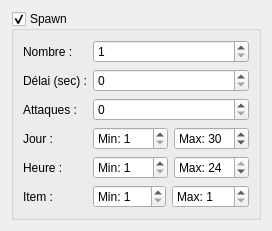
     <widget class="QWidget" name="tabSpawn">
      <property name="enabled">
       <bool>true</bool>
      </property>
      <attribute name="title">
       <string>Spawn</string>
      </attribute>
      <layout class="QVBoxLayout" name="verticalLayout_2">
       <item>
        <widget class="QGroupBox" name="spawn">
         <property name="title">
          <string>Spawn</string>
         </property>
         <property name="checkable">
          <bool>true</bool>
         </property>
         <layout class="QFormLayout" name="formLayout">
          <item row="0" column="0">
           <widget class="QLabel" name="label">
            <property name="text">
             <string>Nombre :</string>
            </property>
           </widget>
          </item>
          <item row="0" column="1">
           <widget class="QSpinBox" name="spawnCount">
            <property name="minimum">
             <number>1</number>
            </property>
            <property name="maximum">
             <number>2147483647</number>
            </property>
           </widget>
          </item>
          <item row="1" column="0">
           <widget class="QLabel" name="label_2">
            <property name="text">
             <string>Délai (sec) :</string>
            </property>
           </widget>
          </item>
          <item row="1" column="1">
           <widget class="QSpinBox" name="spawnTime">
            <property name="maximum">
             <number>2147483647</number>
            </property>
           </widget>
          </item>
          <item row="2" column="0">
           <widget class="QLabel" name="label_3">
            <property name="text">
             <string>Attaques :</string>
            </property>
           </widget>
          </item>
          <item row="2" column="1">
           <widget class="QSpinBox" name="spawnAttackCount">
            <property name="maximum">
             <number>2147483647</number>
            </property>
           </widget>
          </item>
          <item row="3" column="0">
           <widget class="QLabel" name="label_4">
            <property name="text">
             <string>Jour :</string>
            </property>
           </widget>
          </item>
          <item row="4" column="0">
           <widget class="QLabel" name="label_5">
            <property name="text">
             <string>Heure :</string>
            </property>
           </widget>
          </item>
          <item row="5" column="0">
           <widget class="QLabel" name="label_6">
            <property name="text">
             <string>Item :</string>
            </property>
           </widget>
          </item>
          <item row="3" column="1">
           <layout class="QHBoxLayout" name="horizontalLayout">
            <item>
             <widget class="QSpinBox" name="spawnDayMin">
              <property name="prefix">
               <string>Min: </string>
              </property>
              <property name="minimum">
               <number>1</number>
              </property>
              <property name="maximum">
               <number>31</number>
              </property>
             </widget>
            </item>
            <item>
             <widget class="QSpinBox" name="spawnDayMax">
              <property name="suffix">
               <string/>
              </property>
              <property name="prefix">
               <string>Max: </string>
              </property>
              <property name="minimum">
               <number>1</number>
              </property>
              <property name="maximum">
               <number>31</number>
              </property>
              <property name="value">
               <number>30</number>
              </property>
             </widget>
            </item>
           </layout>
          </item>
          <item row="4" column="1">
           <layout class="QHBoxLayout" name="horizontalLayout_2">
            <item>
             <widget class="QSpinBox" name="spawnHourMin">
              <property name="prefix">
               <string>Min: </string>
              </property>
              <property name="minimum">
               <number>1</number>
              </property>
              <property name="maximum">
               <number>24</number>
              </property>
             </widget>
            </item>
            <item>
             <widget class="QSpinBox" name="spawnHourMax">
              <property name="prefix">
               <string>Max: </string>
              </property>
              <property name="minimum">
               <number>1</number>
              </property>
              <property name="maximum">
               <number>24</number>
              </property>
              <property name="value">
               <number>24</number>
              </property>
             </widget>
            </item>
           </layout>
          </item>
          <item row="5" column="1">
           <layout class="QHBoxLayout" name="horizontalLayout_3">
            <item>
             <widget class="QSpinBox" name="spawnItemMin">
              <property name="prefix">
               <string>Min: </string>
              </property>
              <property name="minimum">
               <number>1</number>
              </property>
              <property name="maximum">
               <number>255</number>
              </property>
             </widget>
            </item>
            <item>
             <widget class="QSpinBox" name="spawnItemMax">
              <property name="prefix">
               <string>Max: </string>
              </property>
              <property name="minimum">
               <number>1</number>
              </property>
              <property name="maximum">
               <number>255</number>
              </property>
             </widget>
            </item>
           </layout>
          </item>
         </layout>
        </widget>
       </item>
      </layout>
     </widget>
